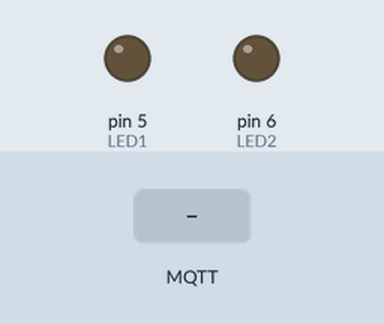
A sketch run on a simulated Arduino Uno, built with avr-gcc and run on an emulated ATmega328P. Parts: output pins drawn as LEDs (lit = HIGH). The test bench sets the inputs (shaded band). WiFi joins after 1.5 s; servers stay silent unless stated; no MQTT or app messages arrive unless stated; what the sketch prints to the serial monitor is not drawn.

Above: at 2.7 s.
2.8 s: MQTT message "1" arrives on the first subscribed topic
At 3.4 s:
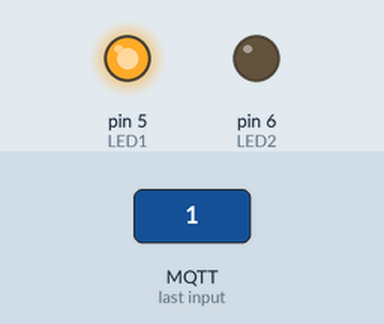
4.3 s: MQTT message "1" arrives on the second subscribed topic
At 4.6 s:
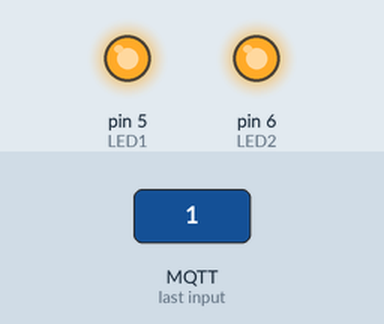
Timing chart, 0 to 7.3 s (numbered marks = the images above; inputs shaded):
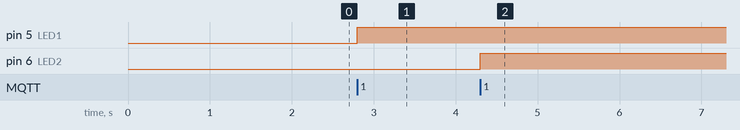

The sketch:

get_2digital_actuators.ino
```cpp
/*
DeviceHUB.net sample code for getting digital actuator state.
In this example an LED is attached to digital pin 5 on the Arduino Ethernet Board.
Download and install PubSubClient library from https://github.com/knolleary/pubsubclient
First open the PubSubClient.h library header file and make the following
modification in that file. (increase the packet size as shown below).
// MQTT_MAX_PACKET_SIZE : Maximum packet size
//#define MQTT_MAX_PACKET_SIZE 128
#define MQTT_MAX_PACKET_SIZE 256
created 26 May 2015
by Alexandru Gheorghe
*/

#include <SPI.h>
#include <Ethernet.h>
#include <PubSubClient.h>

// MAC Address of Arduino Ethernet (Sheild)
byte mac[] = { 0xDE, 0xAD, 0xBE, 0xEF, 0xFE, 0xED };

#define API_KEY         "paste_your_API_KEY_here"
#define PROJECT_ID      "paste_your_PROJECT_ID_here"
#define ACTUATOR1_NAME  "paste_your_ACTUATOR1_NAME_here"
#define ACTUATOR2_NAME  "paste_your_ACTUATOR2_NAME_here"
#define DEVICE_UUID     "paste_your_DEVICE_UUID_here"
#define sec             1000
#define LED1            5
#define LED2            6

char clientId[]          = "Arduino_Ethernet_test_actx2";
char actuator1Topic[]     = "/a/"API_KEY"/p/"PROJECT_ID"/d/"DEVICE_UUID"/actuator/"ACTUATOR1_NAME"/state";
char actuator2Topic[]     = "/a/"API_KEY"/p/"PROJECT_ID"/d/"DEVICE_UUID"/actuator/"ACTUATOR2_NAME"/state";
// Devicehub.net MQTT server
char server[]            = "mqtt.devicehub.net";
char message_buffer[150];

EthernetClient apiClient;

PubSubClient client(server, 1883, callback, apiClient);

// handles message arrived on subscribed topic
void callback(char* topic, byte* payload, unsigned int length)
{
  int i = 0;
  // create buffer with null terminator
  for(i=0; i<length; i++){
    message_buffer[i] = payload[i];
  }
  message_buffer[i] = '\0';
  for(i=0; i<length; i++){
    if(!(strncmp(&message_buffer[i], "s",1) || strncmp(&message_buffer[i+3], "t", 1))){
      break;
    }
  }

  int LED;
  if(String(topic) == String(actuator1Topic)){
    LED = LED1;
  }else if ((String(topic) == String(actuator2Topic))){
    LED = LED2;
  }
  if(!strncmp(&message_buffer[i+9], "0", 1)){
    //if message received is 0, LED is turned off
    digitalWrite(LED,LOW);
  }else{
    //if message received is 1, LED is turned on
    digitalWrite(LED,HIGH);
  }
}

void setup(void)
{
  // init serial for debugging
  Serial.begin(9600);

  //initialize the digital pin as an output.
  pinMode(LED1, OUTPUT);
  pinMode(LED2, OUTPUT);
  // light should be off
  digitalWrite(LED1,LOW);
  digitalWrite(LED2,LOW);

  if (Ethernet.begin(mac) == 0){
    Serial.println("Failed to configure Ethernet using DHCP");
    Ethernet.begin(mac);
  }

  Serial.println("\nStarting connection to server...");

  if(client.connect(clientId)){
    client.subscribe(actuator1Topic);
    client.subscribe(actuator2Topic);
    Serial.println("Successfuly connected and running!");
  }else{
    Serial.println("Connection problem");
  }
}

void loop(void)
{
  //if client it's not connected or disconnects here we try to reconnect
  if (!client.connected()){
    Serial.println("reconnecting ...");
    client.connect(clientId);
    delay(3*sec);
    client.subscribe(actuator1Topic);
    client.subscribe(actuator2Topic);
  }
  // MQTT client loop processing
  client.loop();
}
```

Measured:
- after the input at 2.8 s, pin 5 (LED1): LOW → HIGH at once
- after the input at 4.3 s, pin 6 (LED2): LOW → HIGH at once
